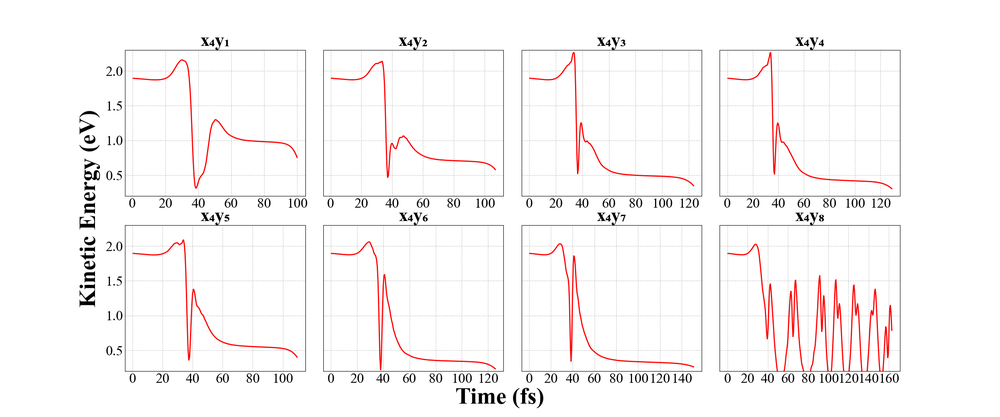
#> input picture k_energy_v_time/image/k_energy_x4.png, 1000 x 417 px, shrunk from 2400 x 1000 before the run, found by its file name
$ python crop.py
#> lines starting #> are read from the running program, lines starting #| are printed output that depends on the picture; after the words box and inside, x2 and y2 are one past the last pixel; in counts of white or black regions, pixels touching at a corner belong together
from PIL import Image
import numpy as np

image_file_name = "k_energy_v_time/image/k_energy_x4" # no png
# Open the image file
with Image.open(image_file_name+".png") as img:
    # Convert the image to RGBA if it's not already
#> img is the input picture: PIL image 1000x417 RGBA; mean R, G, B, A 249.5, 246.3, 246.3, 255
    img = img.convert("RGBA")

    # Convert the image to a numpy array
    img_array = np.array(img)

    # Create a mask where non-white pixels are True
    # Define the "white" threshold: RGB values close to (255, 255, 255)
    white_threshold = 240
    mask = np.all(img_array[:, :, :3] >= white_threshold, axis=-1)  # check RGB channels
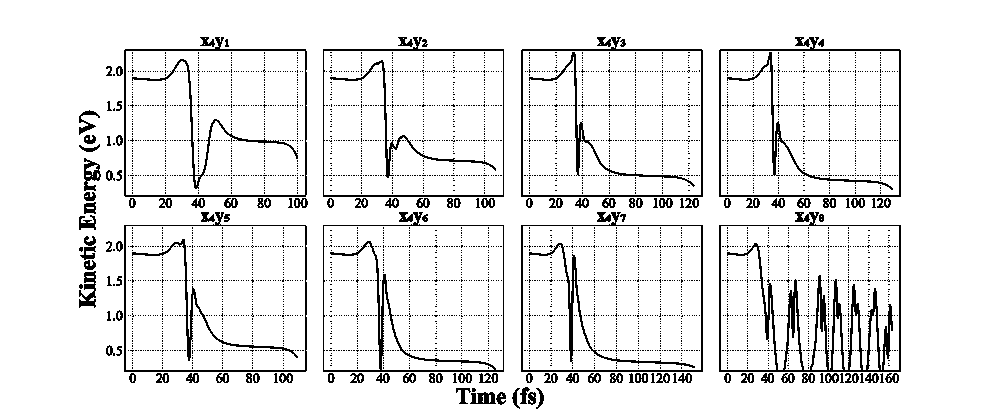
#> mask: shape (417, 1000) bool; 91.8% white; black in thin lines or dots, all inside (x1, y1, x2, y2) = (79, 37, 901, 409)

    # Find the bounding box of the non-white area
    non_white_pixels = np.where(mask == False)
#> non_white_pixels = 34186 positions, rows 37 to 408, columns 79 to 900
    min_x, max_x = np.min(non_white_pixels[1]), np.max(non_white_pixels[1])
#> min_x = 79; max_x = 900
    min_y, max_y = np.min(non_white_pixels[0]), np.max(non_white_pixels[0])
#> min_y = 37; max_y = 408

    # Crop the image to the bounding box
    cropped_img = img.crop((min_x, min_y, max_x + 1, max_y + 1))  # crop to the bounds
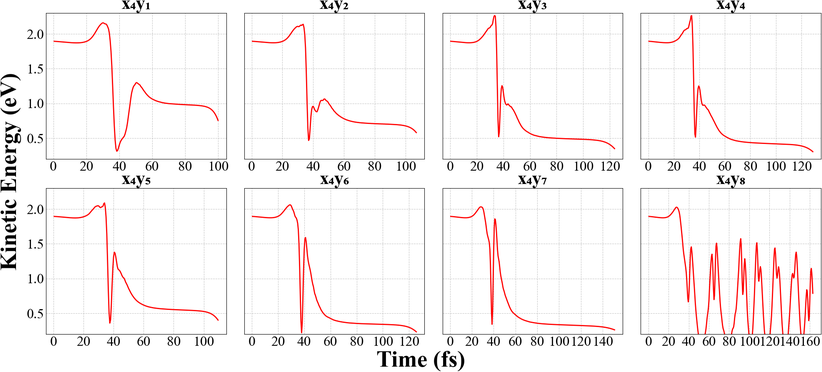
#> cropped_img: PIL image 822x372 RGBA; mean R, G, B, A 247.5, 243.1, 243.1, 255

    # Save the cropped image
    cropped_img.save(image_file_name+"-cropped.png", format="PNG")

print("Image cropped and saved as angle-figure-cropped.png")

$ run again, with k_energy_v_time/image/k_energy_x2.png copied over k_energy_v_time/image/k_energy_x4.png
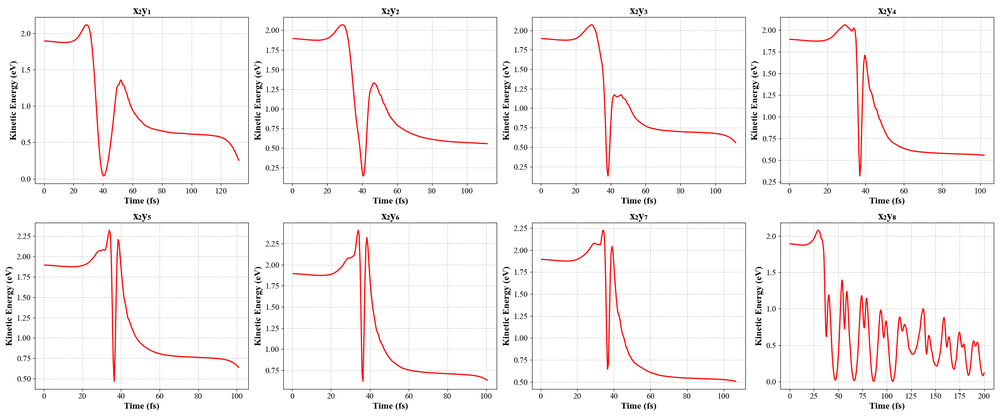
#> input picture k_energy_v_time/image/k_energy_x2.png, 1000 x 417 px, shrunk from 2400 x 1000 before the run, found by its file name
#> img is the input picture: PIL image 1000x417 RGBA; mean R, G, B, A 249.4, 245.5, 245.5, 255
#> `mask = np.all(img_array[:, :, :3] >= white_threshold, axis=-1)`:
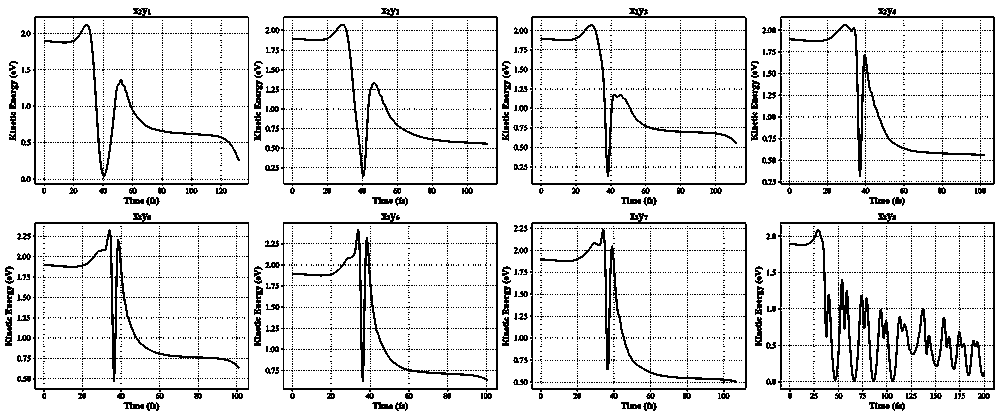
#> mask: shape (417, 1000) bool; 89.7% white; black in thin lines or dots
#> non_white_pixels = 43110 positions, rows 8 to 410, columns 5 to 994
#> min_x = 5; max_x = 994
#> min_y = 8; max_y = 410
#> `cropped_img = img.crop((min_x, min_y, max_x + 1, max_y + 1))`:
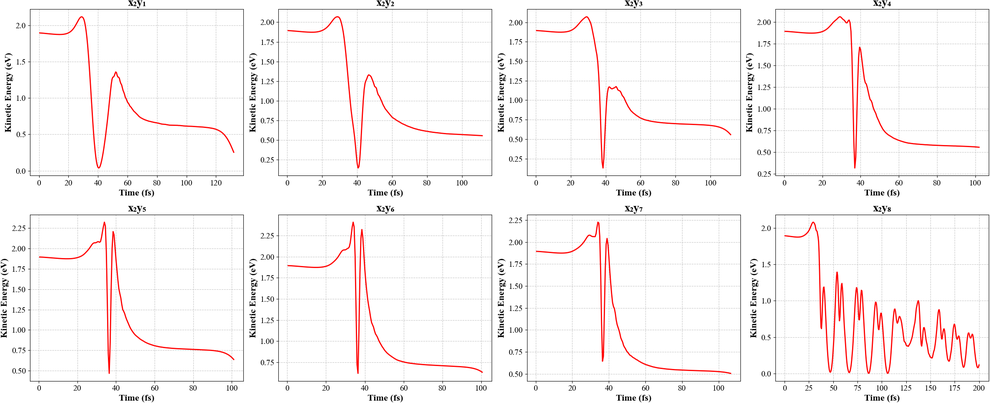
#> cropped_img: PIL image 990x403 RGBA; mean R, G, B, A 249.1, 245.1, 245.1, 255

$ run again, with k_energy_v_time/image/k_energy_x3.png copied over k_energy_v_time/image/k_energy_x4.png
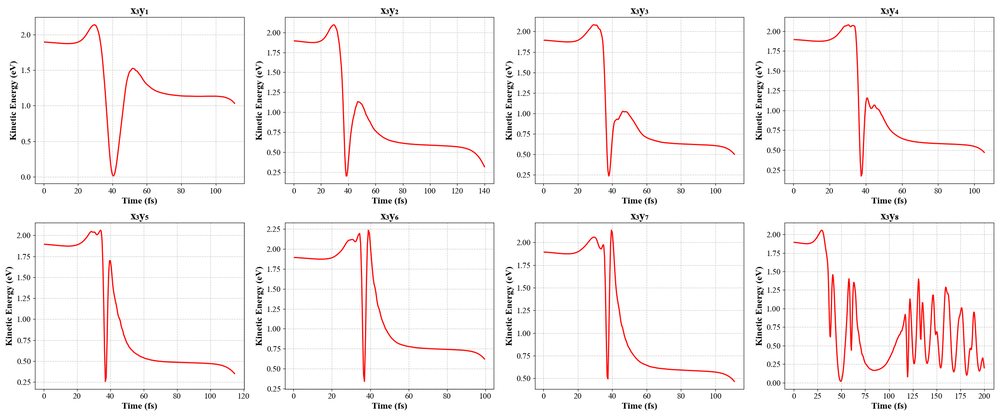
#> input picture k_energy_v_time/image/k_energy_x3.png, 1000 x 417 px, shrunk from 2400 x 1000 before the run, found by its file name
#> img is the input picture: PIL image 1000x417 RGBA; mean R, G, B, A 249.2, 245.3, 245.3, 255
#> `mask = np.all(img_array[:, :, :3] >= white_threshold, axis=-1)`:
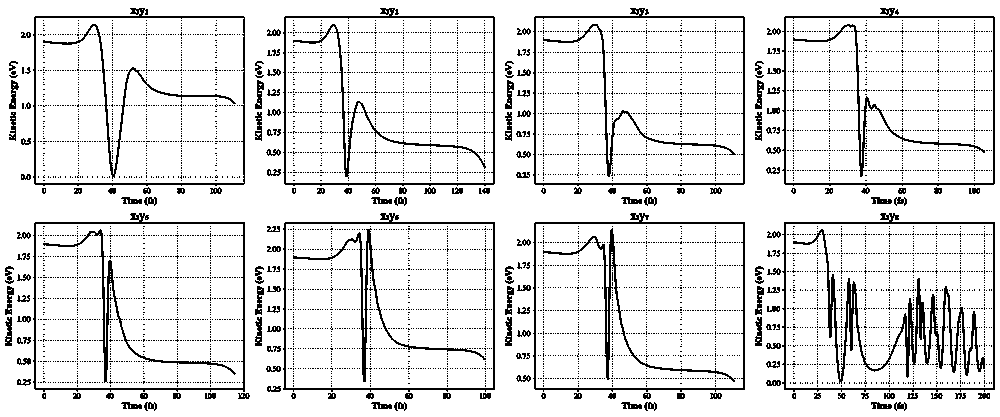
#> mask: shape (417, 1000) bool; 89.3% white; black in thin lines or dots
#> non_white_pixels = 44565 positions, rows 8 to 410, columns 5 to 994
#> min_x = 5; max_x = 994
#> min_y = 8; max_y = 410
#> `cropped_img = img.crop((min_x, min_y, max_x + 1, max_y + 1))`:
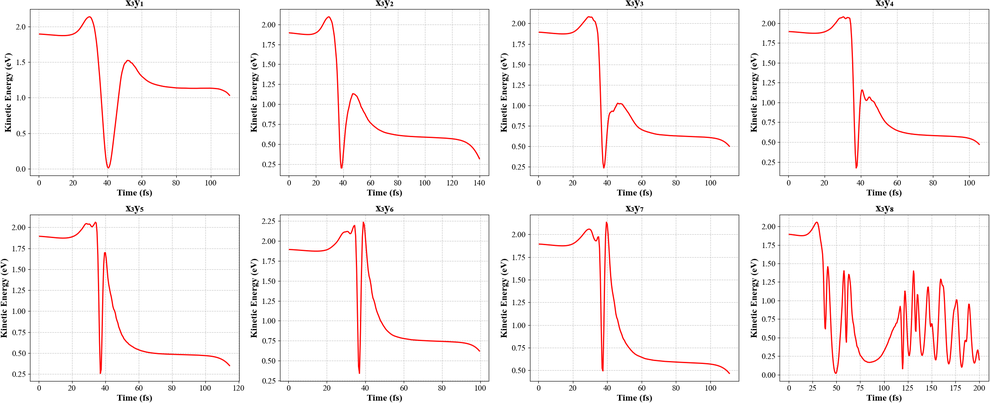
#> cropped_img: PIL image 990x403 RGBA; mean R, G, B, A 248.9, 244.8, 244.8, 255
